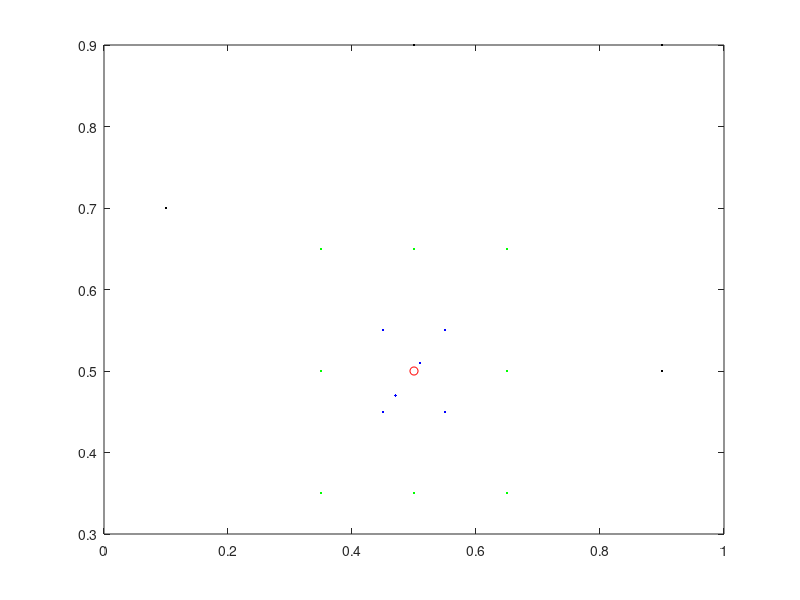

Write MATLAB code to recreate this figure. (Note: this script raises an error after producing the figure.)
d = 2;
N = 5;
tau = 0.1;

xD1 = [0.45 0.45
       0.55 0.45
       0.45 0.55
       0.55 0.55
       0.51 0.51
       0.47 0.47];
xD2 = [0.35 0.65
       0.35 0.5
       0.35 0.35
       0.5 0.35
       0.65 0.35
       0.65 0.5
       0.65 0.65
       0.5 0.65];
xD3 = [0.1 0.7
       0.5 0.9
       0.9 0.9
       0.9 0.5];
   
yD1 = [0.5 0.7 -0.3 0.5 -0.7 0.9]';
yD2 = [0.3 -0.4 -0.7 -0.2 0.9 0.1 0.3 -0.2]';
yD3 = [0.7 0.3 -0.2 -0.8]';


plot(0.5, 0.5, 'ro');
hold on;
plot(xD1(:,1), xD1(:,2), 'b.');
hold on;
plot(xD2(:,1), xD2(:,2), 'g.');
hold on;
plot(xD3(:,1), xD3(:,2), 'k.');

xD = [xD1; xD2; xD3];
yD = [yD1; yD2; yD3];

x = [0.63 0.66];
tic;
ND_value = ND_func(x, xD, yD, N, tau);
t1 = toc;

N1_value = N1_func(xD, [0.5 0.5], N, tau);

BlocksNum = N^d;
[Xi, B, B_wave] = CenterBound_func(d, N, tau);

for k = 1:BlocksNum
    plot3(Xi(k,1), Xi(k,2), Xi(k,3),'ro', 'Markersize',10, 'Linewidth', 4);
    hold on;
    indtmp = ones(xDNum,1);
    for j = 1:d    
        indtmp1 = xD(:,j)>=B_wave.lowBound(k,j) & xD(:,j)<=B_wave.upBound(k,j);
        indtmp = indtmp & indtmp1;
    end
    plot3(xD(indtmp,1), xD(indtmp,2), xD(indtmp,3), 'b.');
%     hold on;
%     pause(1);
    close;
end        
